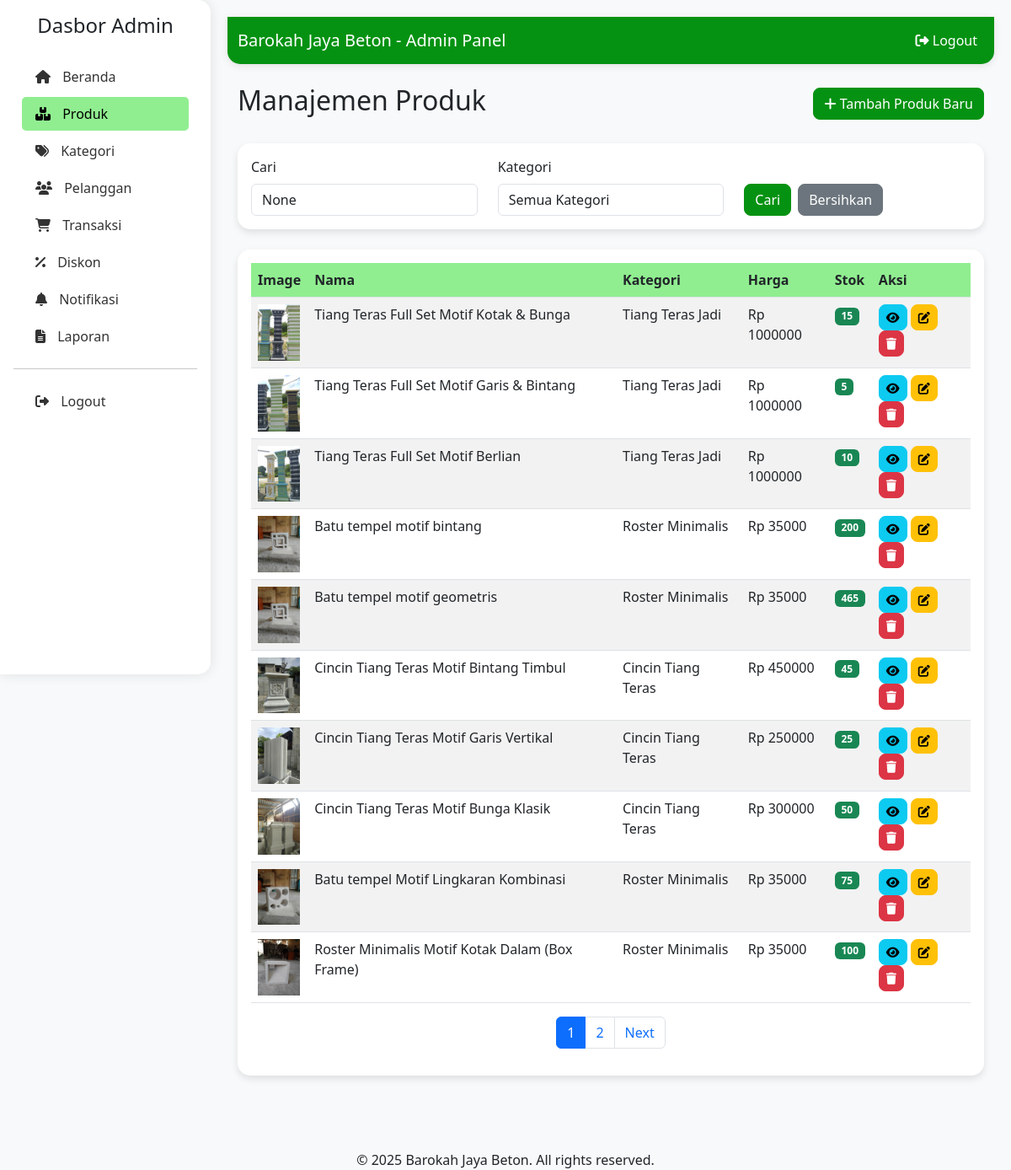
Screenshot of /dashboard_admin/products/ (signed in) with the database file from the repository.
### admin_dashboard/models.py (models this page shows, shortened)
class Produk(models.Model):
    nama_produk = models.CharField(max_length=255, verbose_name="Nama Produk")
    deskripsi_produk = models.TextField(verbose_name="Deskripsi Produk")
    foto_produk = models.ImageField(upload_to='produk_images/', verbose_name="Foto Produk")
    stok_produk = models.IntegerField(verbose_name="Stok Produk")
    harga_produk = models.DecimalField(max_digits=10, decimal_places=2, verbose_name="Harga Produk")
    kategori = models.ForeignKey(Kategori, on_delete=models.SET_NULL, blank=True, null=True, verbose_name="Kategori")
    class Meta:
        verbose_name_plural = "Produk"
        db_table = 'produk'

class Kategori(models.Model):
    nama_kategori = models.CharField(max_length=255, verbose_name="Nama Kategori")
    class Meta:
        verbose_name_plural = "Kategori"
        db_table = 'kategori'

### dashboard_admin/views.py (the view)
    def wrapper(request, *args, **kwargs):
        if not request.user.is_authenticated or not isinstance(request.user, Admin):
            raise PermissionDenied("You don't have permission to access this page.")
        return view_func(request, *args, **kwargs)

### admin_dashboard/context_processors.py (called while the page is built, shortened)
def notification_cart_context(request):
    context = {
        'unseen_notifications_count': 0,
        'cart_item_count': 0
    }
    return context

### dashboard_admin/context_processors.py (called while the page is built)
def admin_crm_context(request):
    if not request.path.startswith('/dashboard_admin/'):
        return {}
    try:
        Pelanggan = apps.get_model('admin_dashboard', 'Pelanggan')
        Transaksi = apps.get_model('admin_dashboard', 'Transaksi')
        Notifikasi = apps.get_model('admin_dashboard', 'Notifikasi')
        today_date = timezone.now().date()
        new_transaction_count = Transaksi.objects.filter(
            status_transaksi='DIPROSES'
        ).count()
        return {
            'sidebar_new_transaction_count': new_transaction_count,
        }
    except Exception:
        return {}

### dashboard_admin/views.py (called while the page is built)
def admin_required(view_func):
    def wrapper(request, *args, **kwargs):
        if not request.user.is_authenticated or not isinstance(request.user, Admin):
            raise PermissionDenied("You don't have permission to access this page.")
        return view_func(request, *args, **kwargs)
    return wrapper

@admin_required
def product_list(request):
    query = request.GET.get('q')
    category_id = request.GET.get('category')
    products = Produk.objects.select_related('kategori').all()
    if query:
        products = products.filter(
            Q(nama_produk__icontains=query) |
            Q(deskripsi_produk__icontains=query)
        )
    if category_id:
        products = products.filter(kategori_id=category_id)
    paginator = Paginator(products, 10)  # Show 10 products per page
    page_number = request.GET.get('page')
    page_obj = paginator.get_page(page_number)
    categories = Kategori.objects.all()
    context = {
        'page_obj': page_obj,
        'categories': categories,
        'query': query,
        'category_id': category_id,
    }
    return render(request, 'dashboard_admin/products/list.html', context)

### templates/dashboard_admin/products/list.html (shortened to what this page needs)
{% extends 'dashboard_admin/base.html' %}
{% load static %}
{% block content %}
<div class="container-fluid">
    <div class="d-flex justify-content-between align-items-center mb-4">
        <h2>Manajemen Produk</h2>
        <a href="{% url 'dashboard_admin:product_create' %}" class="btn btn-primary">
            <i class="fas fa-plus"></i> Tambah Produk Baru
        </a>
    </div>
    <div class="card mb-4">
        <div class="card-body">
            <form method="get">
                <div class="row">
                    <div class="col-md-4">
                        <label for="search" class="form-label">Cari</label>
                        <input type="text" class="form-control" id="search" name="q" value="{{ query }}">
                    </div>
                    <div class="col-md-4">
                        <label for="category" class="form-label">Kategori</label>
                        <select class="form-control" id="category" name="category">
                            <option value="">Semua Kategori</option>
                        </select>
                    </div>
                    <div class="col-md-4 d-flex align-items-end">
                        <button type="submit" class="btn btn-primary me-2">Cari</button>
                        <a href="{% url 'dashboard_admin:product_list' %}" class="btn btn-secondary">Bersihkan</a>
                    </div>
                </div>
            </form>
        </div>
    </div>
    <div class="card">
        <div class="card-body">
            <div class="table-responsive">
                <table class="table table-striped">
                    <thead>
                        <tr>
                            <th>Image</th>
                            <th>Nama</th>
                            <th>Kategori</th>
                            <th>Harga</th>
                            <th>Stok</th>
                            <th>Aksi</th>
                        </tr>
                    </thead>
                    <tbody>
                        {% for product in page_obj %}
                        <tr>
                            <td>
                                {% if product.foto_produk %}
                                    <img src="{{ product.foto_produk.url }}" alt="{{ product.nama_produk }}" width="50">
                                {% else %}
                                    <div class="bg-light border rounded" style="width: 50px; height: 50px;"></div>
                                {% endif %}
                            </td>
                            <td>{{ product.nama_produk }}</td>
                            <td>{{ product.kategori.nama_kategori|default:"-" }}</td>
                            <td>Rp {{ product.harga_produk|floatformat:0 }}</td>
                            <td>
                                {% if product.stok_produk == 0 %}
                                    <span class="badge bg-danger">Habis</span>
                                {% elif product.stok_produk < 5 %}
                                    <span class="badge bg-warning">{{ product.stok_produk }}</span>
                                {% else %}
                                    <span class="badge bg-success">{{ product.stok_produk }}</span>
                                {% endif %}
                            </td>
                            <td>
                                <a href="{% url 'dashboard_admin:product_detail' product.pk %}" class="btn btn-sm btn-info" title="View">
                                    <i class="fas fa-eye"></i>
                                </a>
                                <a href="{% url 'dashboard_admin:product_update' product.pk %}" class="btn btn-sm btn-warning" title="Edit">
                                    <i class="fas fa-edit"></i>
                                </a>
                                <button type="button" class="btn btn-sm btn-danger delete-btn" title="Delete"
                                        data-url="{% url 'dashboard_admin:product_delete' product.pk %}">
                                    <i class="fas fa-trash"></i>
                                </button>
                            </td>
                        </tr>
                        {% empty %}
                        <tr>
                            <td colspan="6" class="text-center">Tidak ada produk ditemukan</td>
                        </tr>
                        {% endfor %}
                    </tbody>
                </table>
            </div>
            {% if page_obj.has_other_pages %}
            <nav aria-label="Product pagination">
                <ul class="pagination justify-content-center">
                    {% for num in page_obj.paginator.page_range %}
                        {% if page_obj.number == num %}
                            <li class="page-item active">
                                <span class="page-link">{{ num }}</span>
                            </li>
                        {% elif num > page_obj.number|add:'-3' and num < page_obj.number|add:'3' %}
                            <li class="page-item">
                                <a class="page-link" href="?page={{ num }}{% if query %}&q={{ query }}{% endif %}{% if category_id %}&category={{ category_id }}{% endif %}">{{ num }}</a>
                            </li>
                        {% endif %}
                    {% endfor %}
                    {% if page_obj.has_next %}
                        <li class="page-item">
                            <a class="page-link" href="?page={{ page_obj.next_page_number }}{% if query %}&q={{ query }}{% endif %}{% if category_id %}&category={{ category_id }}{% endif %}">Next</a>
                        </li>
                    {% endif %}
                </ul>
            </nav>
            {% endif %}
        </div>
    </div>
</div>
{% endblock %}

### templates/dashboard_admin/base.html (style rules this page uses)
:root { --light-green: #90EE90; --dark-green: #059212; --darker-green: #046c0d; }
body { background-color: #f8f9fa; }
.btn { border-radius: 8px; }
.btn-primary { background-color: var(--dark-green); border-color: var(--dark-green); }
.card { border-radius: 15px; box-shadow: 0 4px 8px rgba(0, 0, 0, 0.1); border: none; margin-bottom: 20px; }
.table th { background-color: var(--light-green); }

### rows the page displays
Produk: foto_produk (picture), nama_produk "Tiang Teras Full Set Motif Kotak & Bunga", kategori.nama_kategori "Tiang Teras Jadi", harga_produk "1000000", stok_produk "15"
Produk: foto_produk (picture), nama_produk "Tiang Teras Full Set Motif Garis & Bintang", kategori.nama_kategori "Tiang Teras Jadi", harga_produk "1000000", stok_produk "5"
Produk: foto_produk (picture), nama_produk "Tiang Teras Full Set Motif Berlian", kategori.nama_kategori "Tiang Teras Jadi", harga_produk "1000000", stok_produk "10"
Produk: foto_produk (picture), nama_produk "Batu tempel motif bintang", kategori.nama_kategori "Roster Minimalis", harga_produk "35000", stok_produk "200"
Produk: foto_produk (picture), nama_produk "Batu tempel motif geometris", kategori.nama_kategori "Roster Minimalis", harga_produk "35000", stok_produk "465"
Produk: foto_produk (picture), nama_produk "Cincin Tiang Teras Motif Bintang Timbul", kategori.nama_kategori "Cincin Tiang Teras", harga_produk "450000", stok_produk "45"
Produk: foto_produk (picture), nama_produk "Cincin Tiang Teras Motif Garis Vertikal", kategori.nama_kategori "Cincin Tiang Teras", harga_produk "250000", stok_produk "25"
Produk: foto_produk (picture), nama_produk "Cincin Tiang Teras Motif Bunga Klasik", kategori.nama_kategori "Cincin Tiang Teras", harga_produk "300000", stok_produk "50"
Produk: foto_produk (picture), nama_produk "Batu tempel Motif Lingkaran Kombinasi", kategori.nama_kategori "Roster Minimalis", harga_produk "35000", stok_produk "75"
Produk: foto_produk (picture), nama_produk "Roster Minimalis Motif Kotak Dalam (Box Frame)", kategori.nama_kategori "Roster Minimalis", harga_produk "35000", stok_produk "100"

### other values shown
{{ num }} "1"
{{ num }} "2"
